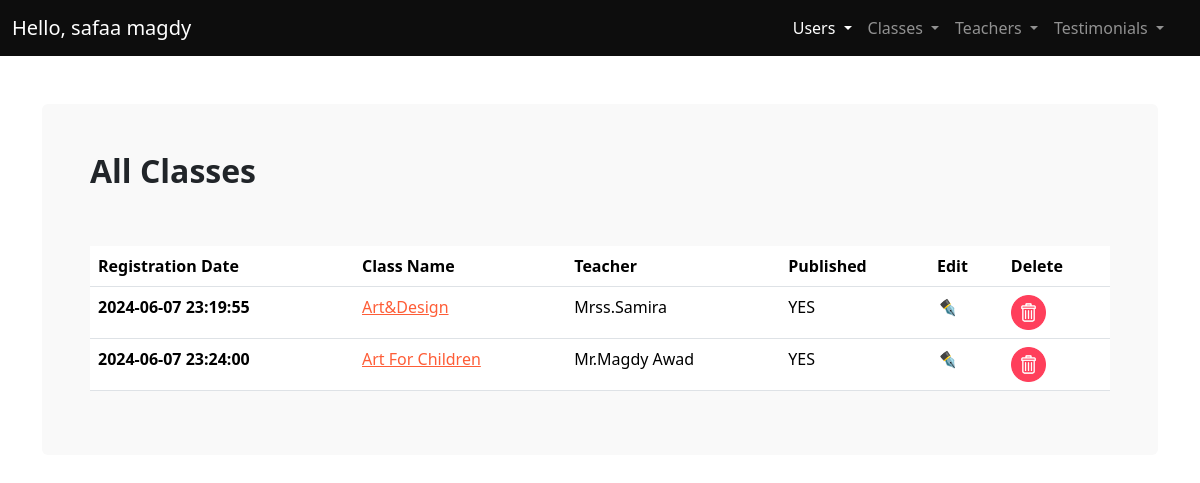
The page /admin/classes.php (signed in) on the database as committed earlier.
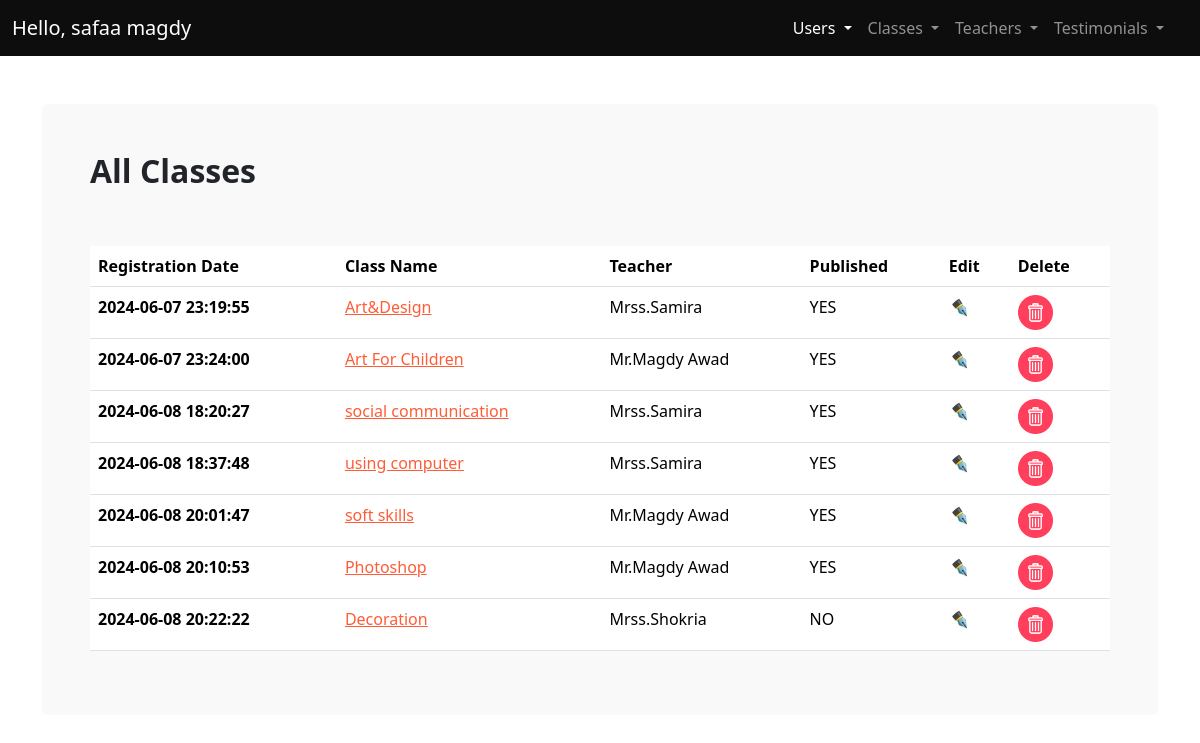
The same page on the database as committed later.
### tables this page shows
CREATE TABLE `classes` (
  `id` int(11) NOT NULL,
  `className` varchar(50) NOT NULL,
  `teacher_id` int(11) NOT NULL,
  `price` double NOT NULL,
  `capacity` int(11) NOT NULL,
  `ageFrom` int(2) NOT NULL,
  `ageTo` int(2) NOT NULL,
  `timeFrom` time NOT NULL,
  `timeTo` time NOT NULL,
  `published` tinyint(1) NOT NULL,
  `image` varchar(100) NOT NULL,
  `regDate` timestamp NOT NULL DEFAULT current_timestamp()
);

CREATE TABLE `teachers` (
  `id` int(11) NOT NULL,
  `fullName` varchar(50) NOT NULL,
  `jopTitle` varchar(50) NOT NULL,
  `published` tinyint(1) NOT NULL,
  `image` varchar(100) NOT NULL,
  `facebook` varchar(50) DEFAULT NULL,
  `twitter` varchar(50) DEFAULT NULL,
  `linkedin` varchar(50) DEFAULT NULL,
  `regDate` timestamp NOT NULL DEFAULT current_timestamp()
);

### admin/classes.php (the view, shortened to what this page needs)
<?php
require_once "includes/conn.php";
try{
  $sql = "SELECT classes.id AS id ,classes.regDate,classes.published,classes.className,teachers.fullName FROM `classes` INNER JOIN `teachers`ON teachers.id=classes.teacher_id";
  $stmt = $conn->prepare($sql);
  $stmt->execute([]);
  $classes= $stmt->fetchAll();
}catch(PDOException $e){
    $error="error".$e->getMessage();
}
?>
<!DOCTYPE html>
<html lang="en">
  <head>
    <link rel="stylesheet" href="css/main.min.css" />
    <link rel="stylesheet" href="css/styles.css" />
  </head>
  <body>
    <main>
    <?php require_once "includes/navbar.php"; ?>
      <div class="container my-5">
        <div class="bg-light p-5 rounded">
          <h2 class="fw-bold fs-2 mb-5 pb-2">All Classes</h2>
          <div class="table-responsive">
          <table class="table table-hover">
            <thead>
              <tr>
                <th scope="col">Registration Date</th>
                <th scope="col">Class Name</th>
                <th scope="col">Teacher</th>
                <th scope="col">Published</th>
                <th scope="col">Edit</th>
                <th scope="col">Delete</th>
              </tr>
            </thead>
            <tbody>
<?php foreach($classes as $class){ ?>
              <tr>
                <th scope="row"><?php echo $class['regDate'] ?></th>
                <td><a href="class_details.php?id=<?php echo $class['id'] ?>"><?php echo $class['className'] ?></a></td>
                <td><?php echo $class['fullName'] ?></td>
                <td><?php echo ($class['published']==1)?"YES":"NO" ?></td>
                <td><a href="edit_class.php?id=<?php echo $class['id'] ?>" class="text-decoration-none"><i>✒️</i></a></td>
                <td><a href="deleteClass.php?id=<?php echo $class['id'] ?>" class="text-decoration-none"><img src="../img/trash-bin.png" alt="" style="max-width: 35px"></a></td>
              </tr>
<?php } ?>
            </tbody>
          </table>
        </div>
        </div>
      </div>
    </main>
  </body>
</html>

### admin/includes/navbar.php (shortened to what this page needs)
<?php
$name= $_SESSION["user"]["fullName"];
?>
<nav
        class="navbar navbar-dark bg-dark navbar-expand-lg"
        aria-label="Dark offcanvas navbar"
      >
        <div class="container-fluid">
          <a class="navbar-brand" href="#">Hello, <?php echo $name;?></a>
          <div
            class="offcanvas offcanvas-end text-bg-dark"
            tabindex="-1"
            id="offcanvasNavbarDark"
            aria-labelledby="offcanvasNavbarDarkLabel"
          >
            <div class="offcanvas-body">
              <ul class="navbar-nav justify-content-end flex-grow-1 pe-3">
                <li class="nav-item dropdown">
                  <a
                    class="nav-link active dropdown-toggle"
                    href="#"
                    role="button"
                    data-bs-toggle="dropdown"
                    aria-expanded="false"
                  >
                    Users
                  </a>
                </li>
                <li class="nav-item dropdown">
                  <a
                    class="nav-link dropdown-toggle"
                    href="#"
                    role="button"
                    data-bs-toggle="dropdown"
                    aria-expanded="false"
                  >
                    Classes
                  </a>
                </li>
                <li class="nav-item dropdown">
                  <a
                    class="nav-link dropdown-toggle"
                    href="#"
                    role="button"
                    data-bs-toggle="dropdown"
                    aria-expanded="false"
                  >
                    Teachers
                  </a>
                </li>
                <li class="nav-item dropdown">
                  <a
                    class="nav-link dropdown-toggle"
                    href="#"
                    role="button"
                    data-bs-toggle="dropdown"
                    aria-expanded="false"
                  >
                    Testimonials
                  </a>
                </li>
              </ul>
            </div>
          </div>
        </div>
      </nav>

Rows that differ between the two databases and show on the page:
added classes: regDate "2024-06-08 18:20:27", className "social communication", teacher.fullName "Mrss.Samira", published "YES"
added classes: regDate "2024-06-08 18:37:48", className "using computer", teacher.fullName "Mrss.Samira", published "YES"
added classes: regDate "2024-06-08 20:01:47", className "soft skills", teacher.fullName "Mr.Magdy Awad", published "YES"
added classes: regDate "2024-06-08 20:10:53", className "Photoshop", teacher.fullName "Mr.Magdy Awad", published "YES"
added classes: regDate "2024-06-08 20:22:22", className "Decoration", teacher.fullName "Mrss.Shokria", published "NO"
